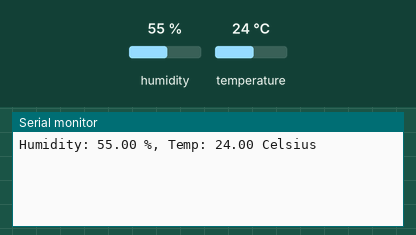
This sketch was run on a simulated ESP8266 (NodeMCU). Shown: the last lines printed to the serial monitor. Inputs (shaded band) come from the test bench; at power-on: humidity 55 %, temperature 24 °C. WiFi joins after 1.5 s; servers stay silent unless stated.

Above: at 3.0 s.
3.1 s: humidity set to 22 %
At 4.4 s:
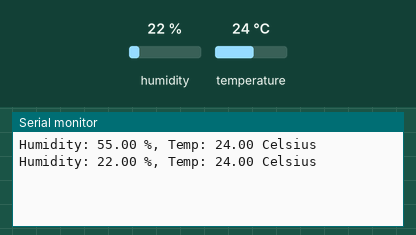
4.6 s: temperature set to 12 °C
At 5.4 s:
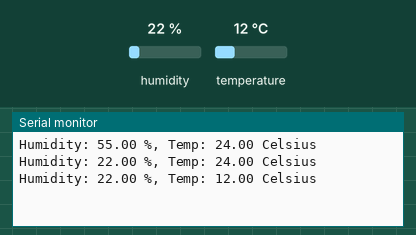
6.1 s: humidity set to 40 %
At 7.6 s:
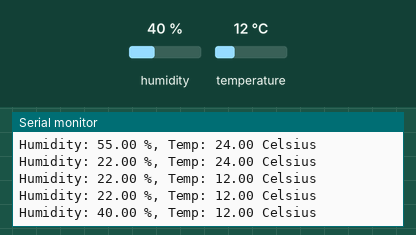
Timing chart, 0 to 9.1 s (numbered marks = the images above; inputs shaded):
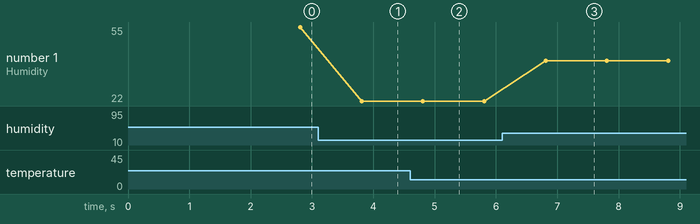

The sketch:

Temp_Hum_Blynk.ino
```cpp
//LABORATORIO 2

/* Fill-in information from Blynk Device Info here */
#define BLYNK_TEMPLATE_ID "TMPL2RWj2AzCx"
#define BLYNK_TEMPLATE_NAME "MCU Esp8266"
#define BLYNK_AUTH_TOKEN "G3ZWQYS6niOrLLKM1vVF_-YeMCr1Lp6j"

/* Comment this out to disable prints and save space */
#define BLYNK_PRINT Serial


#include <ESP8266WiFi.h>
#include <BlynkSimpleEsp8266.h>

//Libraries
#include <dht.h>
dht DHT;
//Constants
#define DHT22_PIN 2     // DHT 22  (AM2302) - what pin we're connected to


// Your WiFi credentials.
// Set password to "" for open networks.
char ssid[] = "BzyA";
char pass[] = "nohaycontra";

BlynkTimer timer;

// This function is called every time the Virtual Pin 0 state changes
BLYNK_WRITE(V0)
{
  // Set incoming value from pin V0 to a variable
  int value = param.asInt();

  // Update state
  Blynk.virtualWrite(V1, value);
}

// This function is called every time the device is connected to the Blynk.Cloud
BLYNK_CONNECTED()
{
  // Change Web Link Button message to "Congratulations!"
  Blynk.setProperty(V3, "offImageUrl", "https://static-image.nyc3.cdn.digitaloceanspaces.com/general/fte/congratulations.png");
  Blynk.setProperty(V3, "onImageUrl",  "https://static-image.nyc3.cdn.digitaloceanspaces.com/general/fte/congratulations_pressed.png");
  Blynk.setProperty(V3, "url", "https://docs.blynk.io/en/getting-started/what-do-i-need-to-blynk/how-quickstart-device-was-made");
}

// This function sends Arduino's uptime every second to Virtual Pin 2.
void myTimerEvent()
{
  // You can send any value at any time.
  // Please don't send more that 10 values per second.
  Blynk.virtualWrite(V2, millis() / 1000);
  Blynk.virtualWrite(V5, millis() / 1000);

}
//Variables
float hum;  //Stores humidity value
float temp; //Stores temperature value

void dataDHT22()
{
    int chk = DHT.read22(DHT22_PIN);
    //Read data and store it to variables hum and temp
    hum = DHT.humidity;
    temp= DHT.temperature;
    //Print temp and humidity values to serial monitor
    Serial.print("Humidity: ");
    Serial.print(hum);
    Serial.print(" %, Temp: ");
    Serial.print(temp);
    Serial.println(" Celsius");
    Blynk.virtualWrite(V2, temp);
    Blynk.virtualWrite(V5, hum);
}
void setup()
{
  Serial.begin(9600); // Debug console
  Blynk.begin(BLYNK_AUTH_TOKEN, ssid, pass);
  // You can also specify server: //Blynk.begin(BLYNK_AUTH_TOKEN, ssid, pass, "blynk.cloud", 80);
  //Blynk.begin(BLYNK_AUTH_TOKEN, ssid, pass, IPAddress(192,168,1,100), 8080);
  timer.setInterval(1000L, dataDHT22);   // Setup a function to be called every second

}

void loop()
{
  Blynk.run();
  timer.run();
  // You can inject your own code or combine it with other sketches.
  // Check other examples on how to communicate with Blynk. Remember
  // to avoid delay() function!
}
```

Measured:
- after the input at 3.1 s, the serial monitor: prints a new line after 0.71 s (image 1)
- after the input at 4.6 s, the serial monitor: prints a new line after 0.21 s (image 2)
- after the input at 6.1 s, the serial monitor: prints a new line after 0.71 s (image 3)
- plotted number 1: 55 → 22 after the input at 3.1 s, 22 → 40 after the input at 6.1 s
